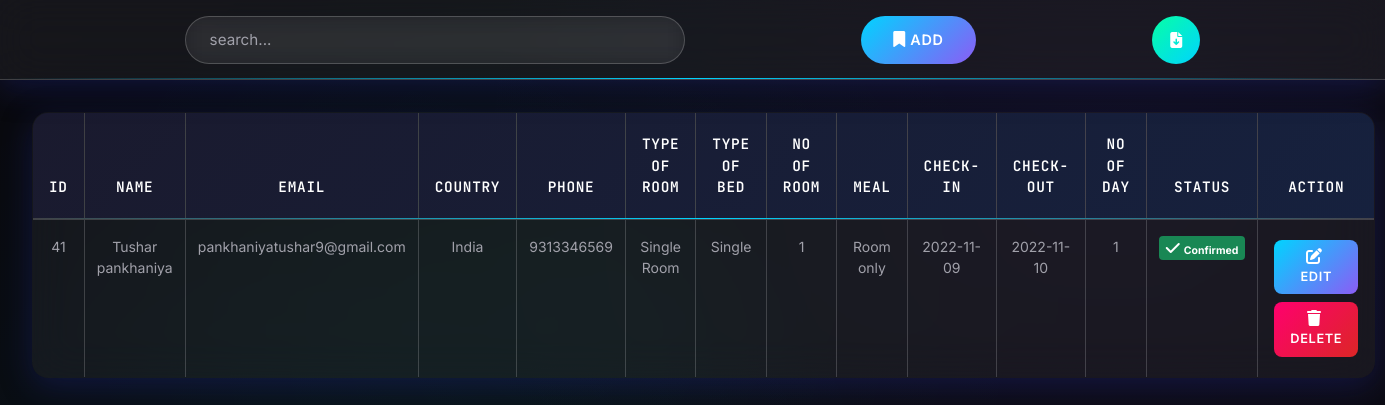
The page /admin/roombook.php on the database its author committed.
### tables this page shows
CREATE TABLE `roombook` (
  `id` int(10) NOT NULL,
  `Name` varchar(50) NOT NULL,
  `Email` varchar(50) NOT NULL,
  `Country` varchar(30) NOT NULL,
  `Phone` varchar(30) NOT NULL,
  `RoomType` varchar(30) NOT NULL,
  `Bed` varchar(30) NOT NULL,
  `Meal` varchar(30) NOT NULL,
  `NoofRoom` varchar(30) NOT NULL,
  `cin` date NOT NULL,
  `cout` date NOT NULL,
  `nodays` int(50) NOT NULL,
  `stat` varchar(30) NOT NULL
);

### admin/roombook.php (the view, shortened to what this page needs)
<?php
include '../config.php';
?>
<!DOCTYPE html>
<html lang="en">
<head>
    <link href="https://cdn.jsdelivr.net/npm/bootstrap@5.0.2/dist/css/bootstrap.min.css" rel="stylesheet">
    <link rel="stylesheet" href="https://cdnjs.cloudflare.com/ajax/libs/font-awesome/6.2.0/css/all.min.css" />
    <link rel="stylesheet" href="./css/roombook.css">
</head>
<body>
    <div class="searchsection">
        <input type="text" name="search_bar" id="search_bar" placeholder="search..." onkeyup="searchFun()">
        <button class="adduser" id="adduser" onclick="adduseropen()"><i class="fa-solid fa-bookmark"></i> Add</button>
        <form action="./exportdata.php" method="post">
            <button class="exportexcel" id="exportexcel" name="exportexcel" type="submit"><i class="fa-solid fa-file-arrow-down"></i></button>
        </form>
    </div>
    <div class="roombooktable" class="table-responsive-xl">
        <?php
            $roombooktablesql = "SELECT * FROM roombook";
            $roombookresult = mysqli_query($conn, $roombooktablesql);
        ?>
        <table class="table table-bordered" id="table-data">
            <thead>
                <tr>
                    <th scope="col">Id</th>
                    <th scope="col">Name</th>
                    <th scope="col">Email</th>
                    <th scope="col">Country</th>
                    <th scope="col">Phone</th>
                    <th scope="col">Type of Room</th>
                    <th scope="col">Type of Bed</th>
                    <th scope="col">No of Room</th>
                    <th scope="col">Meal</th>
                    <th scope="col">Check-In</th>
                    <th scope="col">Check-Out</th>
                    <th scope="col">No of Day</th>
                    <th scope="col">Status</th>
                    <th scope="col" class="action">Action</th>
                </tr>
            </thead>
            <tbody>
            <?php
            while ($res = mysqli_fetch_array($roombookresult)) {
            ?>
                <tr>
                    <td><?php echo $res['id'] ?></td>
                    <td><?php echo $res['Name'] ?></td>
                    <td><?php echo $res['Email'] ?></td>
                    <td><?php echo $res['Country'] ?></td>
                    <td><?php echo $res['Phone'] ?></td>
                    <td><?php echo $res['RoomType'] ?></td>
                    <td><?php echo $res['Bed'] ?></td>
                    <td><?php echo $res['NoofRoom'] ?></td>
                    <td><?php echo $res['Meal'] ?></td>
                    <td><?php echo $res['cin'] ?></td>
                    <td><?php echo $res['cout'] ?></td>
                    <td><?php echo $res['nodays'] ?></td>
                    <td>
                        <?php
                            if($res['stat'] == "Confirm") {
                                echo '<span class="badge bg-success"><i class="fa-solid fa-check me-1"></i>Confirmed</span>';
                            } else {
                                echo '<span class="badge bg-warning text-dark"><i class="fa-solid fa-clock me-1"></i>Pending</span>';
                            }
                        ?>
                    </td>
                    <td class="action">
                        <a href="roombookedit.php?id=<?php echo $res['id'] ?>"><button class="btn btn-primary btn-sm"><i class="fa-solid fa-edit me-1"></i>Edit</button></a>
                        <a href="roombookdelete.php?id=<?php echo $res['id'] ?>"><button class='btn btn-danger btn-sm'><i class="fa-solid fa-trash me-1"></i>Delete</button></a>
                    </td>
                </tr>
            <?php
            }
            ?>
            </tbody>
        </table>
    </div>
</body>
</html>

### rows shown on the page
roombook: id "41", Name "Tushar pankhaniya", Email "pankhaniyatushar9@gmail.com", Country "India", Phone "9313346569", RoomType "Single Room", Bed "Single", NoofRoom "1", Meal "Room only", cin "2022-11-09", cout "2022-11-10", nodays "1", stat "Confirm" (drawn)
